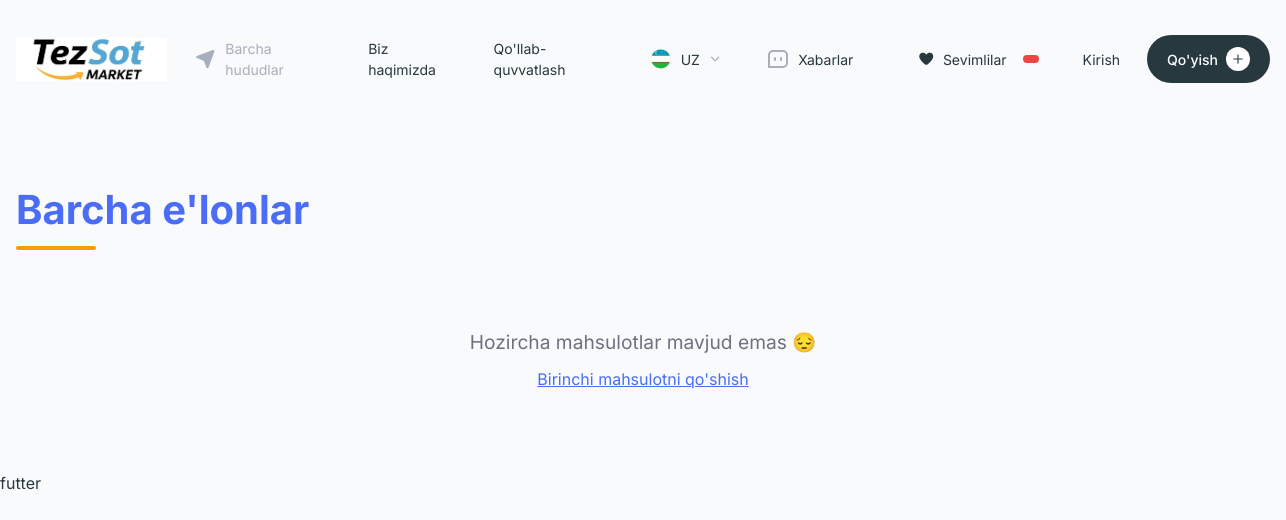
Before: / with the older database file.
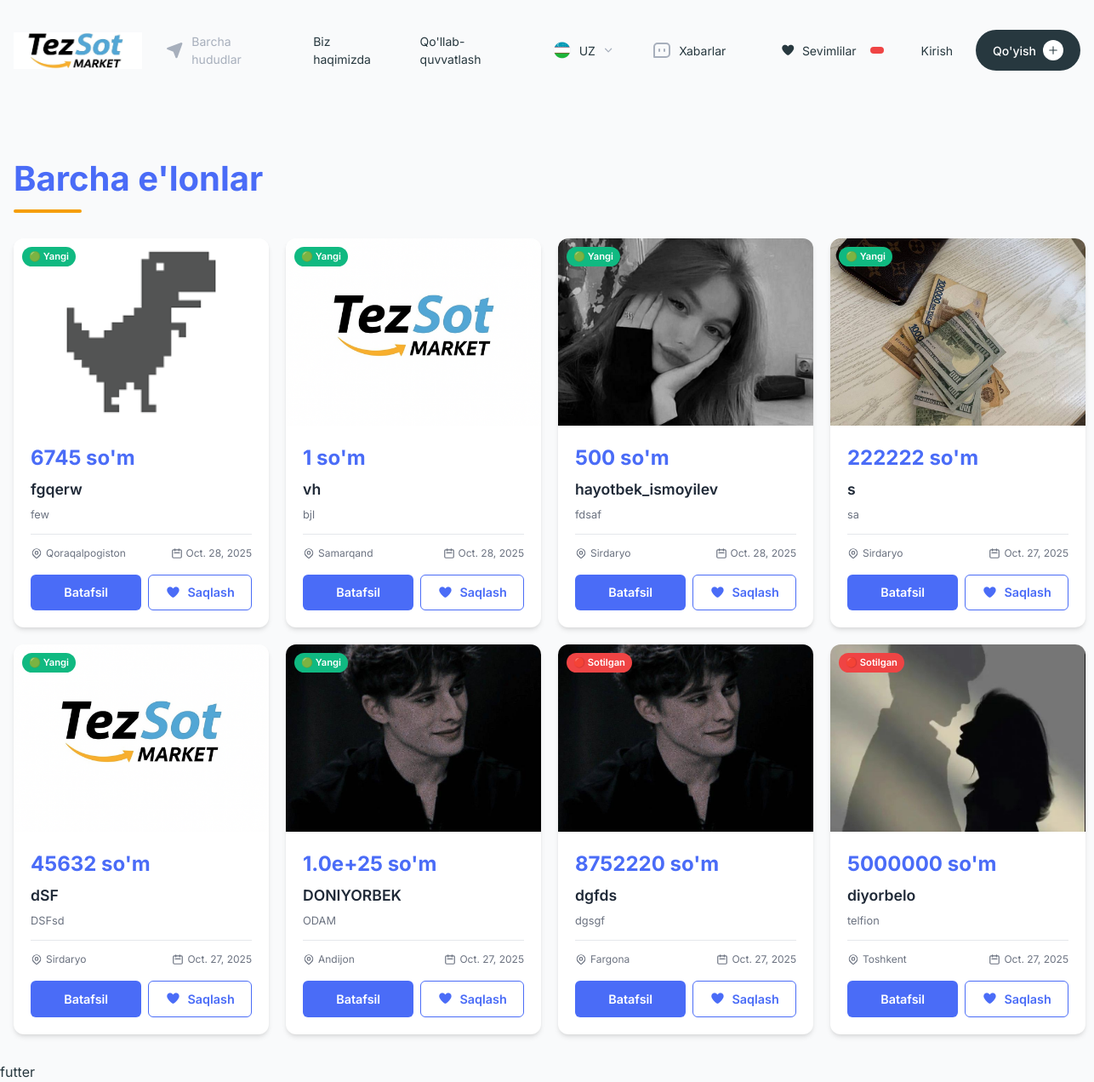
After: the same page with the newer database file.
### fronend/models.py (models this page shows, shortened)
class Mahsulot(models.Model):
    CATEGORY_CHOICES = [
        ('elektronika', 'Elektronika'),
        ('uy_jihozlari', 'Uy jihozlari'),
        ('kiyim', 'Kiyim-kechak'),
        ('avto', 'Avto ehtiyot qismlar'),
        ('boshqa', 'Boshqa'),
    ]
    VILOYAT_CHOICES = [
        ('toshkent', 'Toshkent'),
        ('samarqand', 'Samarqand'),
        ('fargona', 'Farg‘ona'),
        ('andijon', 'Andijon'),
        ('namangan', 'Namangan'),
        ('buxoro', 'Buxoro'),
        ('navoiy', 'Navoiy'),
        ('xorazm', 'Xorazm'),
        ('qashqadaryo', 'Qashqadaryo'),
        ('surxondaryo', 'Surxondaryo'),
        ('jizzax', 'Jizzax'),
        ('sirdaryo', 'Sirdaryo'),
        ('qoraqalpogiston', 'Qoraqalpog‘iston'),
    ]
    user = models.ForeignKey(User, on_delete=models.CASCADE, verbose_name="Foydalanuvchi")
    category = models.CharField(max_length=100, choices=CATEGORY_CHOICES, verbose_name="Kategoriya")
    mahsulotturi = models.CharField(max_length=100, verbose_name="Mahsulot turi")
    name = models.CharField(max_length=100, verbose_name="Mahsulot nomi")
    viloyat = models.CharField(max_length=100, choices=VILOYAT_CHOICES, verbose_name="Viloyat")
    sana = models.DateField(default=timezone.now, verbose_name="Sana")
    narx = models.CharField(max_length=20, verbose_name="Narx", default="0")
    asosiyimg = models.ImageField(upload_to='asosiyimg/', verbose_name="Asosiy rasm")
    birimg = models.ImageField(upload_to='birimg/', verbose_name="1-rasm", blank=True, null=True)
    ikkiimg = models.ImageField(upload_to='ikkiimg/', verbose_name="2-rasm", blank=True, null=True)
    uchuimg = models.ImageField(upload_to='uchuimg/', verbose_name="3-rasm", blank=True, null=True)
    toltirish = models.FileField(upload_to='toltirish/', verbose_name="Qo'shimcha fayl", blank=True, null=True)
    sotilgan = models.BooleanField(default=False, verbose_name="Sotildi")
    class Meta:
        verbose_name = "Mahsulot"
        verbose_name_plural = "Mahsulotlar"
    def narx_formatted(self):
        """Narxni formatlash"""
        try:
            if not self.narx:
                return "0 so'm"
            narx_str = str(self.narx).replace(',', '.').strip()
            if narx_str and narx_str != '.':
                narx_float = float(narx_str)
                if narx_float.is_integer():
                    return f"{int(narx_float):,} so'm".replace(',', ' ')
                else:
                    return f"{narx_float:,.2f} so'm".replace(',', ' ').replace('.', ',')
            else:
                return "0 so'm"
        except (ValueError, TypeError, AttributeError):
            return "0 so'm"
    narx_formatted.short_description = 'Narx'
    def user_info(self):
        if self.user.first_name and self.user.last_name:
            return f"{self.user.first_name} {self.user.last_name} ({self.user.username})"
        return self.user.username
    user_info.short_description = 'Foydalanuvchi'
    def sotilgan_ha_yoq(self):
        if self.sotilgan:
            return "✅ Sotilgan"
        return "🆕 Yangi"
    sotilgan_ha_yoq.short_description = 'Holati'

### fronend/views.py (the view)
# urls.py: path('', views.home_view, name='home'),
def home_view(request):
    try:
        mahsulotlar = Mahsulot.objects.all().order_by('-id')[:8]
        return render(request, 'home.html', {'mahsulotlar': mahsulotlar})
    except Exception as e:
        print(f"DEBUG: Xatolik - {e}")
        return render(request, 'home.html', {'mahsulotlar': []})

### fronend/templates/home.html (shortened to what this page needs)
<!DOCTYPE html>
<html lang="uz">
  {% load static %}
  <head>
    <script src="https://cdn.tailwindcss.com"></script>
  </head>
  <body class="bg-gray-50">
    {% include 'nav.html' %}
    <div class="wrapper">
      <h1 class="page-title">Barcha e'lonlar</h1>
      <div class="products-grid">
        {% for product in mahsulotlar %}
        <div class="product-card">
          <div class="product-image">
            {% if product.asosiyimg %}
            <img src="{{ product.asosiyimg.url }}" alt="{{ product.name }}" />
            {% endif %}
            {% if product.sotilgan %}
            <span class="product-badge" style="background: #ef4444"
              >🔴 Sotilgan</span
            >
            {% else %}
            <span class="product-badge" style="background: #10b981"
              >🟢 Yangi</span
            >
            {% endif %}
          </div>
          <div class="product-content">
            <div class="product-price">{{ product.narx }} so'm</div>
            <h3 class="product-name">{{ product.name }}</h3>
            <p
              style="
                font-size: 0.8rem;
                color: var(--text-light);
                margin-bottom: 0.5rem;
              "
            >
              {{ product.mahsulotturi }}
            </p>
            <div class="product-details">
              <div class="product-location">
                {{ product.viloyat|title }}
              </div>
              <div class="product-date">
                <svg
                  xmlns="http://www.w3.org/2000/svg"
                  fill="none"
                  viewBox="0 0 24 24"
                  stroke="currentColor"
                >
                  <path
                    stroke-linecap="round"
                    stroke-linejoin="round"
                    stroke-width="2"
                    d="M8 7V3m8 4V3m-9 8h10M5 21h14a2 2 0 002-2V7a2 2 0 00-2-2H5a2 2 0 00-2 2v12a2 2 0 002 2z"
                  />
                </svg>
                {{ product.sana }}
              </div>
            </div>
            <div class="product-actions">
              <button class="btn btn-primary">Batafsil</button>
              <form
                method="POST"
                action="{% url 'sevimliga_qoshish' product.id %}"
                class="flex-1"
              >
                <button
                  type="submit"
                  class="btn btn-secondary w-full flex items-center justify-center gap-2"
                >
                  <i class="fas fa-heart"></i>
                  Saqlash
                </button>
              </form>
            </div>
          </div>
        </div>
        {% empty %}
        <div class="empty-state">
          <p>Hozircha mahsulotlar mavjud emas 😔</p>
          <p style="margin-top: 10px; font-size: 1rem">
            <a
              href="{% url 'elon_qoshish' %}"
              style="color: var(--primary-color); text-decoration: underline"
            >
              Birinchi mahsulotni qo'shish
            </a>
          </p>
        </div>
        {% endfor %}
      </div>
    </div>
    {% include 'futter.html' %}
  </body>
</html>

### fronend/templates/nav.html (shortened to what this page needs)
<!DOCTYPE html>
<html lang="uz">
    {% load static %}
  <head>
    <link
      rel="stylesheet"
      href="https://cdnjs.cloudflare.com/ajax/libs/font-awesome/7.0.1/css/all.min.css"
    />
  </head>
  <body>
    <div class="wrapper_oa">
      <nav>
        <a href="/">
          <img class="logo"
            src="{% static 'img/logo.png' %}"
            alt="ishlamadi"
            width="88"
            height="28"
          />
        </a>
        <a class="hudud_ao" href="#">
          <svg
            width="24"
            height="24"
            viewBox="0 0 24 24"
            fill="none"
            xmlns="http://www.w3.org/2000/svg"
          >
            <path
              fill-rule="evenodd"
              clip-rule="evenodd"
              d="M19.768 2.693c.956-.344 1.88.58 1.536 1.535l-6.04 16.777c-.375 1.043-1.842 1.063-2.246.03l-2.829-7.228-7.228-2.828c-1.032-.404-1.012-1.871.03-2.247l16.777-6.04z"
              fill="#a7afbc"
            />
          </svg>
          Barcha hududlar
        </a>
        <ul>
          <li><a href="#">Biz haqimizda</a></li>
          <li><a href="#">Qo'llab-quvvatlash</a></li>
          <li>
            <a href="#">
              <img
                src="{% static 'img/uzb_flag.png' %}"
                alt="uzb_flag"
                width="24"
                height="24"
              />
              UZ
            </a>
          </li>
          <li>
            <a href="#">
              Xabarlar
            </a>
          </li>
          <li>
            {% if user.is_authenticated %}
<li>
  <a href="{% url 'sevimlilarim' %}">
      <i class="fas fa-heart"></i>
      Sevimlilar
      <span class="bg-red-500 text-white rounded-full px-2 py-1 text-xs ml-2">
          {{ request.user.sevimli_set.count }}
      </span>
  </a>
</li>
            {% else %}
<li>
  <a href="{% url 'kirish' %}">
      <i class="fas fa-heart"></i>
      Sevimlilar
      <span class="bg-red-500 text-white rounded-full px-2 py-1 text-xs ml-2">
      </span>
  </a>
</li>
            {% endif %}
          </li>
          <li>
            {% if user.is_authenticated %}
            <a href="{% url 'profil' %}">
              <img
                src="https://img.birbir.uz/i/400x400-fit/files/37/dd/17e07b5e87a15b53d3e3d9d75b83.png"
                alt="profil"
                width="32"
                height="32"
              />
              Mening profilim
              <svg
                width="24"
                height="24"
                viewBox="0 0 24 24"
                fill="none"
                xmlns="http://www.w3.org/2000/svg"
              >
                <path
                  fill-rule="evenodd"
                  clip-rule="evenodd"
                  d="M12.756 15.695a1.056 1.056 0 01-1.486 0L5.32 9.793a1.043 1.043 0 01-.243-1.145 1.043 1.043 0 01.575-.57 1.059 1.059 0 011.155.24l5.205 5.164 5.205-5.164a1.056 1.056 0 011.474.013 1.039 1.039 0 01.013 1.462l-5.949 5.902z"
                  fill="#a7afbc"
                />
              </svg>
            </a>
            {% else %}
            <a href="{% url 'signup' %}">Kirish</a>
            {% endif %}
          </li>
        </ul>
        {% if user.is_authenticated %}
        <a class="qoyish_ao" href="{% url 'elon_qoshish' %}">
          Qo'yish
          <svg
            width="24"
            height="24"
            viewBox="0 0 24 24"
            fill="none"
            xmlns="http://www.w3.org/2000/svg"
          >
            <rect width="24" height="24" rx="12" fill="#fff" />
            <path
              d="M11.467 16.266a.533.533 0 001.066 0v-3.733h3.734a.533.533 0 100-1.067h-3.734V7.733a.533.533 0 00-1.066 0v3.733H7.733a.533.533 0 000 1.067h3.734v3.733z"
              fill="#27383F"
            />
          </svg>
        </a>
          {% else %}
          <a class="qoyish_ao" href="{% url 'signup' %}">
            Qo'yish
          </a>
        {% endif %}
      </nav>
    </div>
  </body>
</html>

### fronend/templates/futter.html
<h1>
    futter
</h1>

### fronend/templates/home.html (style rules this page uses)
:root { --primary-color: #4a6cf7; --secondary-color: #6b7280; --accent-color: #f59e0b; --text-dark: #1f2937; --text-light: #6b7280; --bg-light: #f9fafb; --border-radius: 12px; --shadow: 0 4px 6px -1px rgba(0, 0, 0, 0.1), 0 2px 4px -1px rgba(0, 0, 0, 0.06); --transition: all 0.3s ease; }
* { margin: 0; padding: 0; box-sizing: border-box; }
body { font-family: "Inter", "Segoe UI", sans-serif; background-color: var(--bg-light); color: var(--text-dark); line-height: 1.6; }
.wrapper { max-width: 1400px; margin: 0 auto; padding: 2rem 1rem; }
.page-title { text-align: left; margin-bottom: 2.5rem; font-size: 2.5rem; font-weight: 700; color: var(--primary-color); position: relative; }
.page-title::after { content: ""; position: absolute; bottom: -10px; left: 0; width: 80px; height: 4px; background: var(--accent-color); border-radius: 2px; }
.products-grid { display: grid; grid-template-columns: repeat(auto-fit, minmax(150px, 2fr)); gap: 20px; }
.product-card { cursor: pointer; width: 300px; background: white; border-radius: var(--border-radius); overflow: hidden; box-shadow: var(--shadow); transition: var(--transition); position: relative; }
.product-image { width: 100%; height: 180px; overflow: hidden; position: relative; }
.product-image img { width: 100%; height: 100%; object-fit: cover; transition: var(--transition); }
.product-badge { position: absolute; top: 10px; left: 10px; background: var(--accent-color); color: white; padding: 3px 8px; border-radius: 15px; font-size: 0.7rem; font-weight: 600; }
.product-content { padding: 1rem; }
.product-price { font-size: 1.3rem; font-weight: 700; color: var(--primary-color); margin-bottom: 0.5rem; }
.product-name { font-size: 1rem; font-weight: 600; margin-bottom: 0.5rem; line-height: 1.3; color: var(--text-dark); }
.product-details { display: flex; justify-content: space-between; align-items: center; margin-top: 0.8rem; padding-top: 0.8rem; border-top: 1px solid #e5e7eb; }
.product-location, .product-date { display: flex; align-items: center; font-size: 0.75rem; color: var(--text-light); }
.product-location svg, .product-date svg { margin-right: 4px; width: 14px; height: 14px; }
.product-actions { display: flex; justify-content: space-between; margin-top: 1rem; }
.btn { padding: 0.5rem 0.8rem; border-radius: 6px; font-weight: 600; cursor: pointer; transition: var(--transition); border: none; font-size: 0.8rem; }
.btn-primary { background: var(--primary-color); color: white; flex: 1; margin-right: 0.5rem; }
.btn-secondary { background: transparent; color: var(--primary-color); border: 1px solid var(--primary-color); }
@media (min-width: 768px) { .products-grid { grid-template-columns: repeat(3, 1fr); gap: 20px; } }
@media (min-width: 768px) { .product-image { height: 200px; } }
@media (min-width: 768px) { .product-content { padding: 1.25rem; } }
@media (min-width: 768px) { .product-price { font-size: 1.5rem; } }
@media (min-width: 768px) { .product-name { font-size: 1.1rem; } }
@media (min-width: 768px) { .btn { padding: 0.6rem 1.2rem; font-size: 0.9rem; } }
@media (min-width: 1024px) { .products-grid { grid-template-columns: repeat(4, 1fr); } }
@media (min-width: 1024px) { .product-image { height: 220px; } }

### fronend/templates/nav.html (style rules this page uses)
* { margin: 0; padding: 0; box-sizing: border-box; }
body { font-family: "Inter", sans-serif; background-color: #f5f6f7; color: #27383f; }
img { max-width: 100%; height: auto; }
.wrapper_oa { max-width: 1489px; margin: 0 auto; padding: 30px 16px; }
.wrapper_oa nav { display: flex; align-items: center; justify-content: space-between; margin-bottom: 30px; gap: 15px; font-size: 14px; width: 100%; }
.hudud_ao { color: #a7afbc; display: flex; align-items: center; text-decoration: none; transition: all 0.3s ease; padding: 8px 12px; border-radius: 8px; }
.hudud_ao svg { margin-right: 8px; }
.wrapper_oa nav ul { display: flex; align-items: center; list-style: none; gap: 20px; }
.wrapper_oa nav ul li a { display: flex; align-items: center; text-decoration: none; color: #27383f; gap: 8px; padding: 8px 12px; border-radius: 8px; transition: all 0.3s ease; font-size: 14px; }
.qoyish_ao { display: flex; align-items: center; text-decoration: none; padding: 12px 20px; gap: 8px; border-radius: 50px; color: #fff; background-color: #27383f; transition: all 0.3s ease; font-weight: 500; }
.logo { width: 158px; height: 43px; }

Changed rows visible on the page:
added Mahsulot: asosiyimg (picture), sotilgan "🟢 Yangi", narx "6745", name "fgqerw", mahsulotturi "few", viloyat "Qoraqalpogiston", sana "Oct. 28, 2025"
added Mahsulot: asosiyimg (picture), sotilgan "🟢 Yangi", narx "1", name "vh", mahsulotturi "bjl", viloyat "Samarqand", sana "Oct. 28, 2025"
added Mahsulot: asosiyimg (picture), sotilgan "🟢 Yangi", narx "500", name "hayotbek_ismoyilev", mahsulotturi "fdsaf", viloyat "Sirdaryo", sana "Oct. 28, 2025"
added Mahsulot: asosiyimg (picture), sotilgan "🟢 Yangi", narx "222222", name "s", mahsulotturi "sa", viloyat "Sirdaryo", sana "Oct. 27, 2025"
added Mahsulot: asosiyimg (picture), sotilgan "🟢 Yangi", narx "45632", name "dSF", mahsulotturi "DSFsd", viloyat "Sirdaryo", sana "Oct. 27, 2025"
added Mahsulot: asosiyimg (picture), sotilgan "🟢 Yangi", narx "1.0e+25", name "DONIYORBEK", mahsulotturi "ODAM", viloyat "Andijon", sana "Oct. 27, 2025"
added Mahsulot: asosiyimg (picture), sotilgan "🔴 Sotilgan", narx "8752220", name "dgfds", mahsulotturi "dgsgf", viloyat "Fargona", sana "Oct. 27, 2025"
added Mahsulot: asosiyimg (picture), sotilgan "🔴 Sotilgan", narx "5000000", name "diyorbelo", mahsulotturi "telfion", viloyat "Toshkent", sana "Oct. 27, 2025"
Other visible differences:
text no longer shown: "Hozircha mahsulotlar mavjud emas 😔 Birinchi mahsulotni qo'shish"
